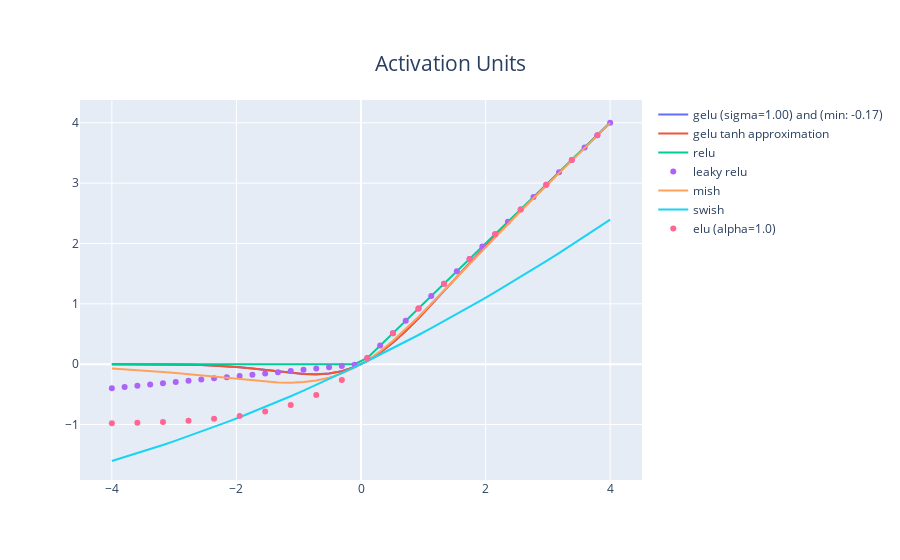

Here is the notebook cell this chart was saved with:
### Code cell
x = np.linspace(-4.0, 4.0, 40)
relu = np.copy(x)
relu[relu<0] = 0

lrelu = np.copy(x)
lrelu[lrelu<0] = 0.1 * lrelu[lrelu<0]

sigma = 1.0
gelu = 0.5 * (1.0 + ssp.erf(x / (sigma * np.sqrt(2.)))) * x
gelu_approx = 0.5 * x * ( 1 + np.tanh(np.sqrt(2./np.pi) * x * (1. + 0.044715*x * x)))
gelu_min = np.min(gelu)

elu = np.copy(x[::2])
alpha = 1.0
elu[elu<0] = alpha * (np.exp(elu[elu<0]) - 1.)

mish = x * np.tanh(np.log(1. + np.exp(x)))
beta = 1.5
swish = x * 1. / (1. + np.exp(-x * beta))

fig = go.Figure()
fig.update_layout(
    title={
        'text': "Activation Units",
        'y':0.9,
        'x':0.5,
        'xanchor': 'center',
        'yanchor': 'top',
        'font': {'size': 21}})
fig.add_trace(go.Scatter(x=x, y=gelu, name=f"gelu (sigma={sigma:.2f}) and (min: {gelu_min:.2f})"))
fig.add_trace(go.Scatter(x=x, y=gelu_approx, name="gelu tanh approximation"))
fig.add_trace(go.Scatter(x=x, y=relu, name="relu"))
fig.add_trace(go.Scatter(x=x, y=lrelu, mode='markers', name="leaky relu"))
fig.add_trace(go.Scatter(x=x, y=mish, name=f"mish"))
fig.add_trace(go.Scatter(x=x, y=swish, name=f"swish"))
fig.add_trace(go.Scatter(x=x[::2], y=elu, mode='markers', name=f"elu (alpha={alpha:0.1f})"))

fig.show()
